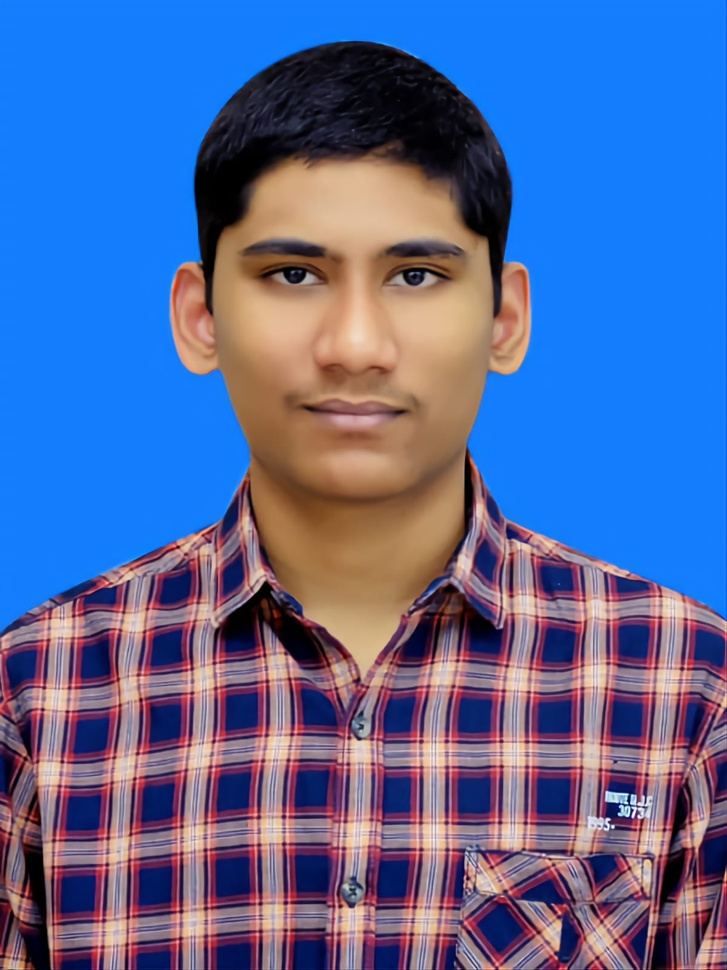
#> input picture Lab-1/me.jpg, 727 x 970 px, shrunk from 1200 x 1600 before the run
$ jupyter execute CS21B2026_lab1.ipynb
#> lines starting #> are read from the running program, lines starting #| are printed output that depends on the picture; long printed decimals are rounded
[cell 1]
#Roll.No:CS21B2026
#Name:P.Veera Abhiram
import cv2 as cv
import numpy as np
import math
import matplotlib.pyplot as plt

[cell 2]
#read image
original_image = cv.imread('me.jpg')
#> original_image is the input picture: shape (970, 727, 3); mean B, G, R 158.1, 104.8, 86.3
img_rgb = cv.cvtColor(original_image, cv.COLOR_BGR2RGB)
#show image
plt.imshow(img_rgb)
plt.title('Original Image')
plt.show()

[cell 3]
#blur image
blurred_image = cv.blur(original_image, (25,25))
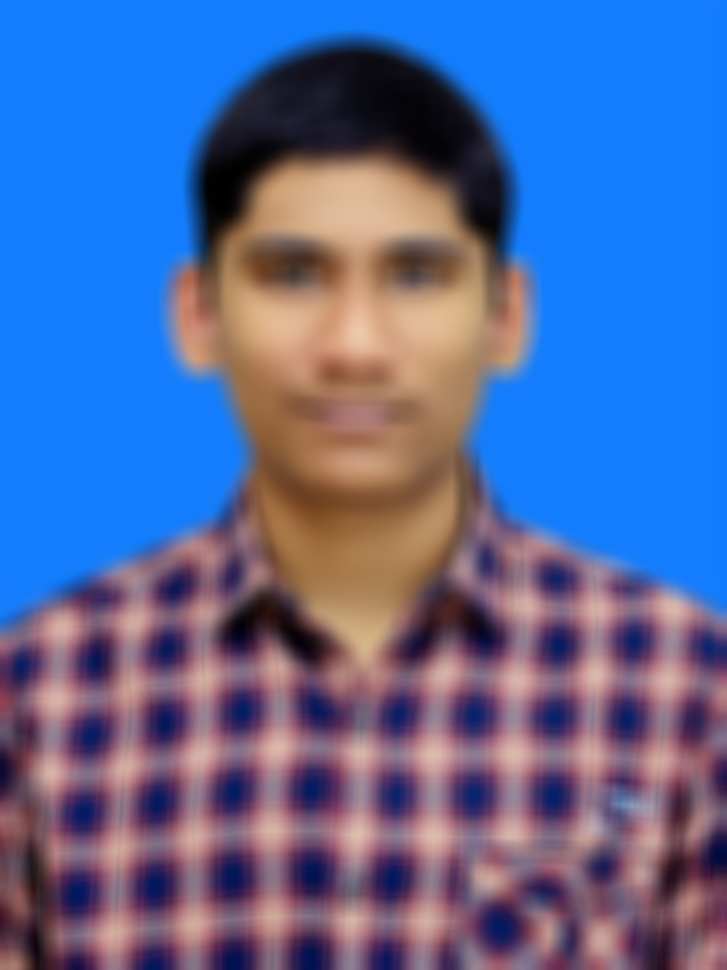
#> blurred_image: shape (970, 727, 3); mean B, G, R 158.1, 104.9, 86.3
blurred_image = cv.cvtColor(blurred_image, cv.COLOR_BGR2RGB)
plt.imshow(blurred_image)
plt.title('Blurred Image')
plt.show()

[cell 4]
#add gaussian noise
mean = 0
std = 25
gaussian_noise = np.random.normal(mean, std, img_rgb.shape).astype('uint8')
print("Gaussian Noise:", gaussian_noise)
#> (printed output is left out)
noisy_image = cv.add(img_rgb, gaussian_noise)
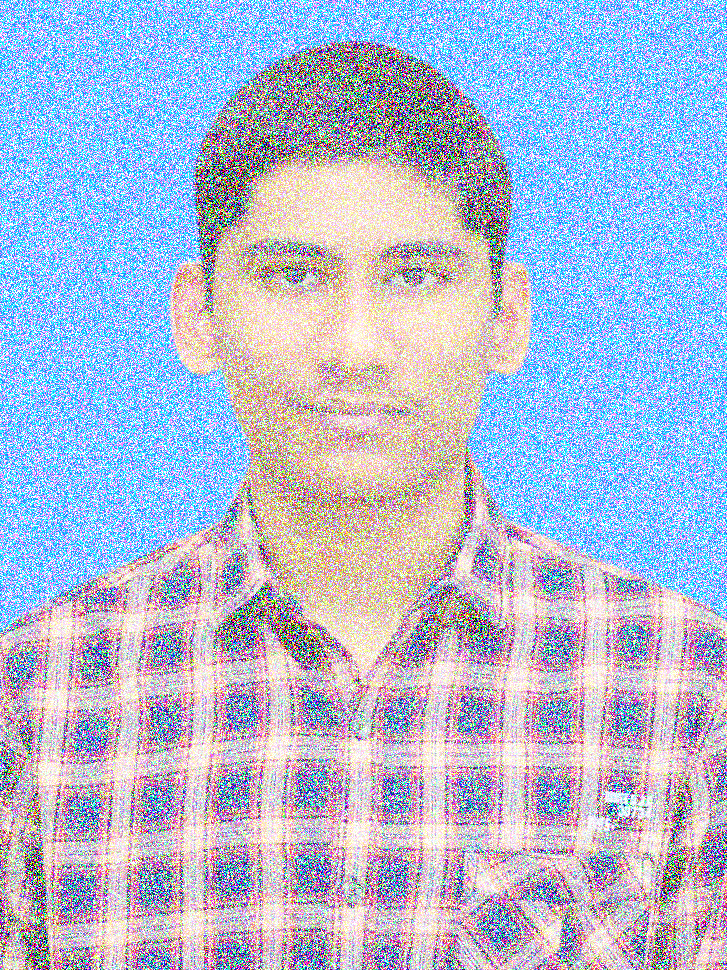
#> noisy_image: shape (970, 727, 3); mean R, G, B 176, 186.6, 211.2
plt.imshow(noisy_image)
plt.title('Noisy Image')
plt.show()
cv.imwrite('degraded_image.jpg', cv.cvtColor(noisy_image, cv.COLOR_RGB2BGR))
#> Out = True

[cell 5]
#decompress image jpeg2000
cv.imwrite('Images/degraded-image.jp2', noisy_image, [int(cv.IMWRITE_JPEG2000_COMPRESSION_X1000), 70])
decompressed_image = cv.imread('degraded-image.jp2')

[cell 6]
#image quality metrics
#mse
def calculate_mse(original_image, noisy_image):
    mse = np.mean((original_image - noisy_image) ** 2)
#> mse = 83.27
    return mse

mse = calculate_mse(img_rgb, noisy_image)
#> mse = 83.27
print('MSE:', mse)
#| MSE: 83.272

#psnr
def calculate_psnr(mse):
#> called with mse = 83.27
    psnr = 20 * math.log10(255 / math.sqrt(mse))
#> psnr = 28.93
    return psnr

psnr = calculate_psnr(mse)
#> psnr = 28.93
#psnr in dB
print('PSNR:', psnr, 'dB')
#| PSNR: 28.926 dB
